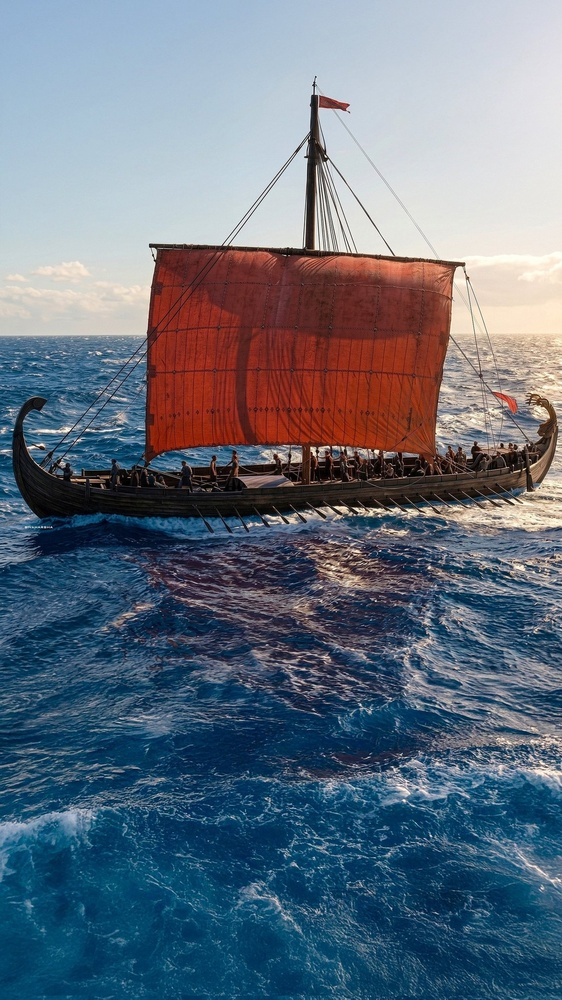
#> input picture photo.jpg, 562 x 1000 px, shrunk from 1152 x 2048 before the run
$ python benchmark.py
#> lines starting #> are read from the running program, lines starting #| are printed output that depends on the picture
### seam/energy.py
import numpy as np


def energy(img):
    """img: (h, w, 3) float array -> (h, w) float cost grid."""
    gray = np.mean(img, axis=2)
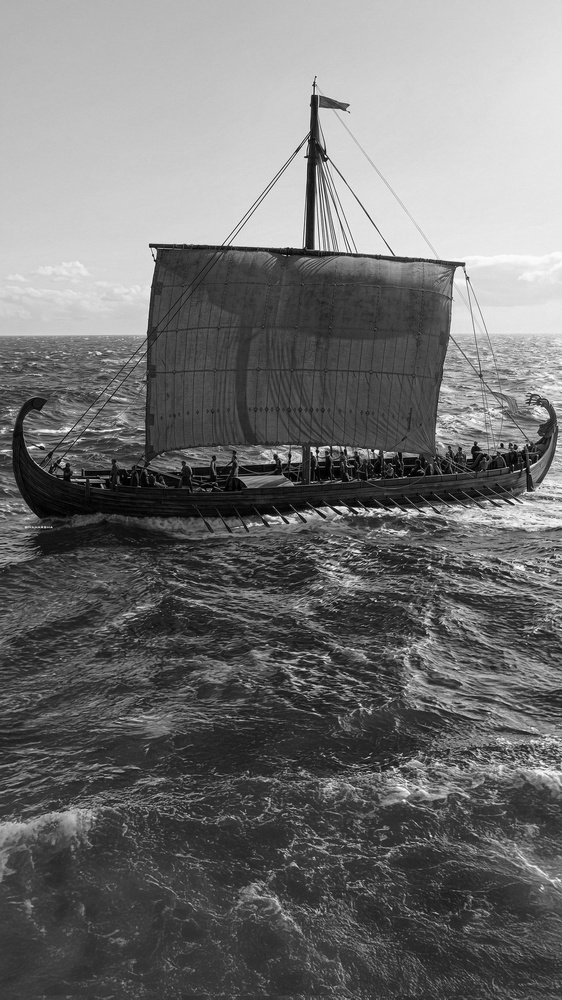
#> gray: shape (1000, 562) float64; min 0, max 254.7, mean 113.6

    dx = np.abs(np.diff(gray, axis=1))
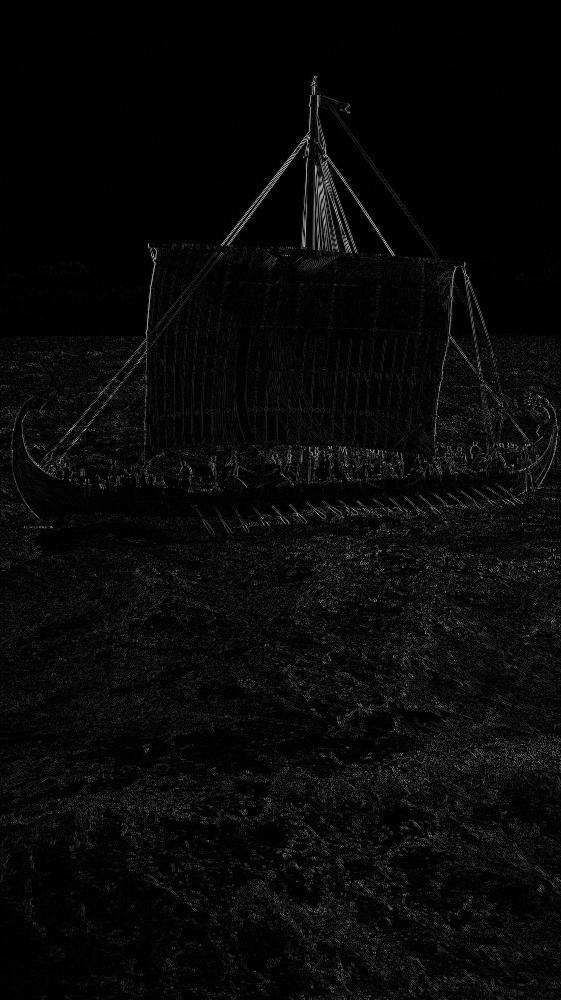
#> dx: shape (1000, 561) float64; min 0, max 194.7, mean 8.9
    dx = np.pad(dx, ((0, 0), (0, 1)))
#> dx: shape (1000, 562) float64

    dy = np.abs(np.diff(gray, axis=0))
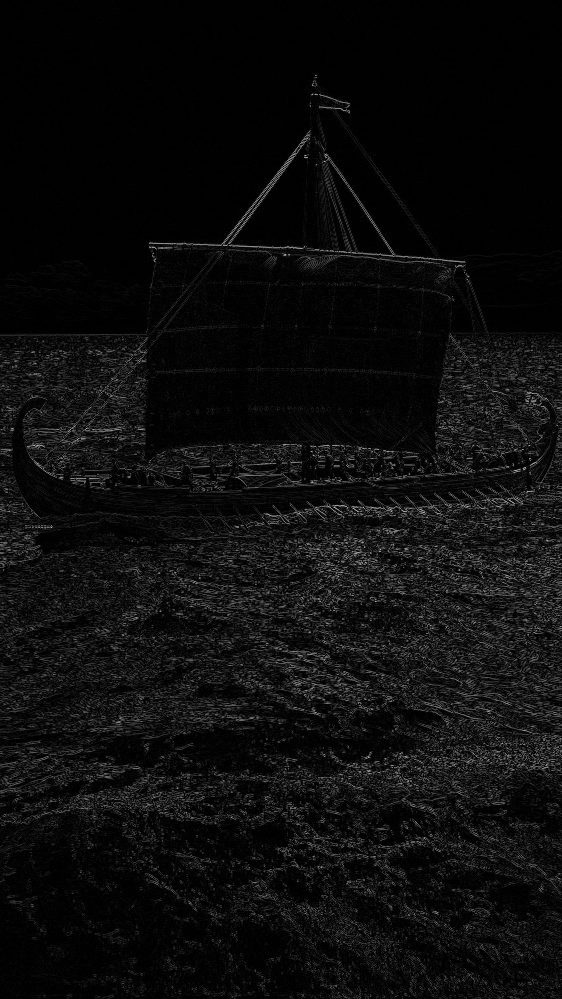
#> dy: shape (999, 562) float64; min 0, max 190.3, mean 13.3
    dy = np.pad(dy, ((0, 1), (0, 0)))
#> dy: shape (1000, 562) float64

    return dx + dy
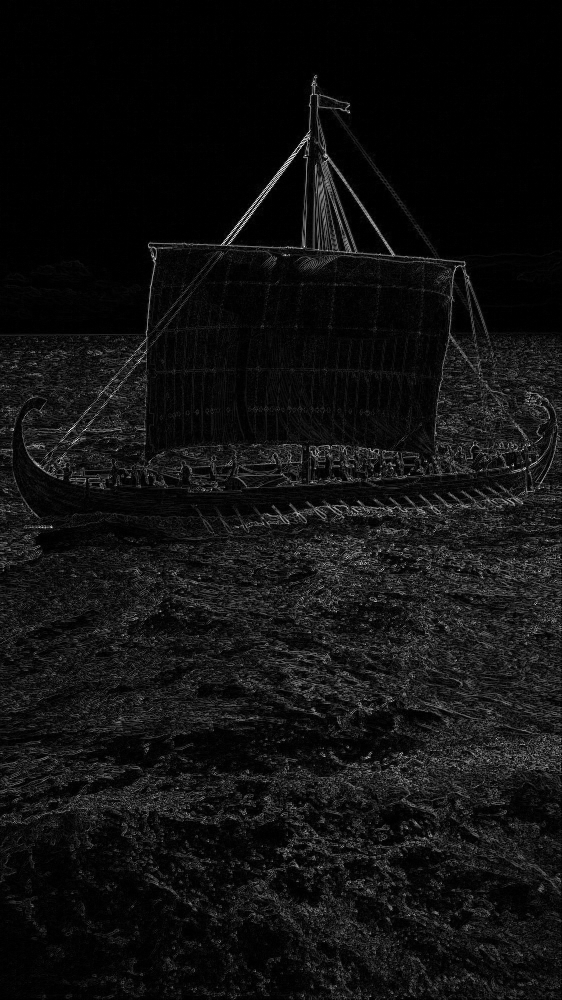
#> returned value: shape (1000, 562) float64; min 0, max 331.3, mean 22.2; drawn with min black and max white
#| image: (1000, 562, 3)

### seam/carve.py
import numpy as np
from seam.energy import energy

def find_seam(cost):
    row, col = cost.shape
#> row = 1000; col = 562
    dp = cost[0].astype(np.float64)
#> dp = 562 values, max 6 at index 12, min 0 at index 1, mean 1.39
    back = np.zeros((row, col), dtype=np.int8)

    for i in range(1, row):
        left  = np.concatenate(([np.inf], dp[:-1]))
        mid   = dp
        right = np.concatenate((dp[1:], [np.inf]))

        cand = np.stack([left, mid, right])
        choice = np.argmin(cand, axis=0)

        dp = cand[choice, np.arange(col)] + cost[i]
        back[i] = choice - 1
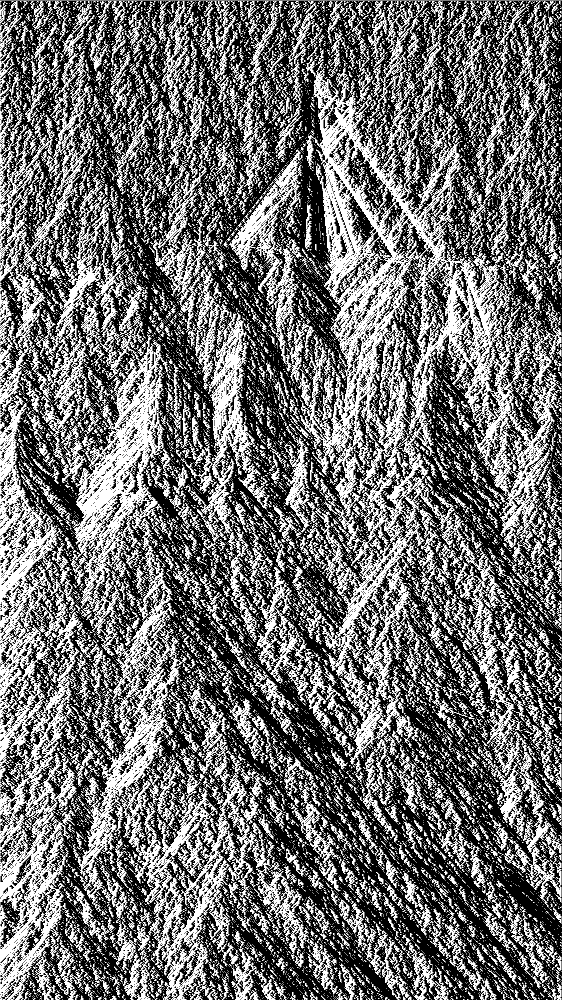
#> back: shape (1000, 562) int8; min -1, max 1, mean -0.123; drawn with min black and max white

    idx = int(np.argmin(dp))
#> idx = 25
    seam = np.empty(row, dtype=np.int32)
    for i in range(row - 1, 0, -1):
        seam[i] = idx
        idx = idx + int(back[i, idx])
#> this loop made 999 passes
#> idx on passes 1 to 3: 25, 26, 27
#> after the loop, idx = 50; seam = 1000 values, max 79 at index 650, min -289464000 at index 0, mean -289418.3
    seam[0] = idx
    return seam

# [12 lines left out: functions remove_seam, carve, not called in this run]


def find_seam_logic(cost):
    row = len(cost)
#> row = 1000
    col = len(cost[0])
#> col = 562
    dp = [[0 for _ in range(col)] for _ in range(row)]
    for i in range(col):
        dp[0][i] = cost[0][i]
#> after the loop, dp = 1000 items
    for i in range(1, row):
        for j in range(col):
            if j == 0:
                dp[i][0] = min(dp[i-1][0], dp[i-1][1]) + cost[i][0]
            elif j == col - 1:
                dp[i][col-1] = min(dp[i-1][col-2], dp[i-1][col-1]) + cost[i][col-1]
            else:
                dp[i][j] = min(dp[i-1][j], dp[i-1][j-1], dp[i-1][j+1]) + cost[i][j]

    mi = float('inf')
    idx = 0
    for j in range(col):
        if dp[row-1][j] < mi:
            mi = dp[row-1][j]
            idx = j
#> this loop made 562 passes
#> mi on passes 1, 2, 4, 5, 8, 9, 10, 13, 14, 17, 18, 19: 5638, 5636, 5635.7, 5634.3, 5626.7, 5625.3, 5621.3, 5620, 5619, 5610.3, 5607.7, 5607
#> after the loop, idx = 25; mi = 5602.7
    trace = []
    trace.append(idx)
    n = row-1
#> n = 999
    while n != 0:
        if idx != 0 and dp[n-1][idx-1] == dp[n][idx] - cost[n][idx]:
            trace.append(idx-1)
            idx -= 1
            n -= 1
        elif dp[n-1][idx] == dp[n][idx] - cost[n][idx]:
            trace.append(idx)
            n -= 1
        else:
            trace.append(idx+1)
            n -= 1
            idx += 1
#> this loop made 999 passes
#> (n, idx) on passes 2, 3, 6, 7, 9, 11, 18, 19, 20, 22, 25, 30: (997, 26), (996, 27), (993, 27), (992, 28), (990, 28), (988, 28), (981, 23), (980, 24), (979, 25), (977, 26), (974, 26), (969, 26)
#> (idx, n) on passes 4, 8, 10, 12, 13, 14: (26, 995), (27, 991), (27, 989), (27, 987), (26, 986), (25, 985)
#> after the loop, idx = 50; n = 0; trace = 1000 values, max 79 at index 349, min 14 at index 551, mean 45.77
    return trace[::-1]

### benchmark.py
import time
import numpy as np
from PIL import Image
from seam.energy import energy
from seam.carve import find_seam, find_seam_logic

img = np.array(Image.open("photo.jpg").convert("RGB"), dtype=np.float64)
cost = energy(img)
print("image:", img.shape)

t = time.perf_counter()
find_seam(cost)
fast = (time.perf_counter() - t) * 1000

t = time.perf_counter()
find_seam_logic(cost.tolist())
slow = (time.perf_counter() - t) * 1000

print(f"naive:      {slow:.1f}ms")
print(f"vectorized: {fast:.1f}ms")
print(f"speedup:    {slow/fast:.1f}x")
